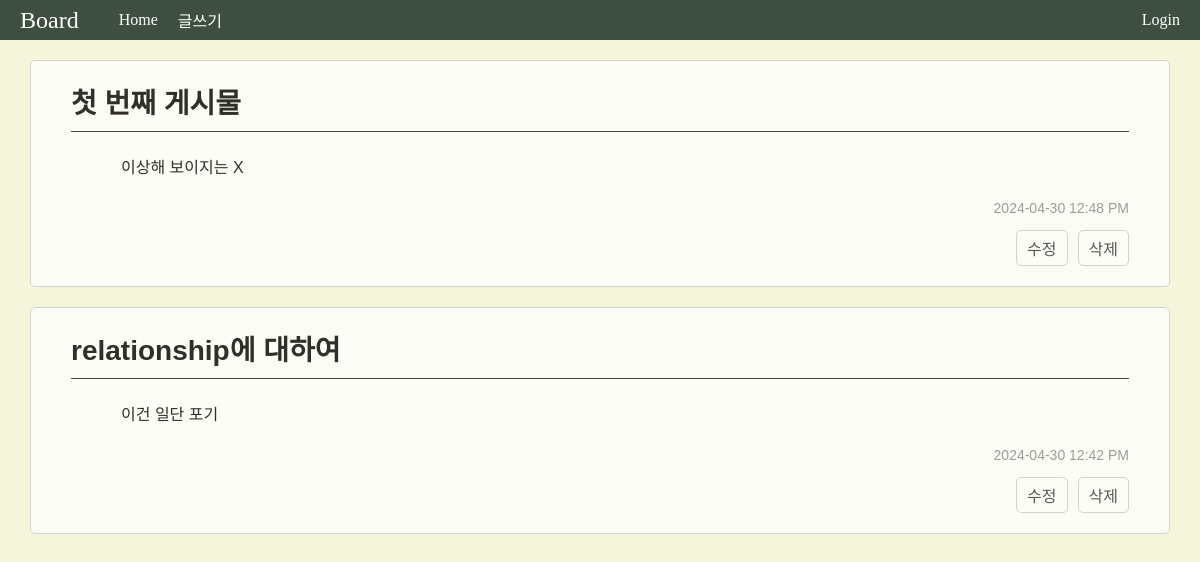
Page /blog/post on the earlier database version.
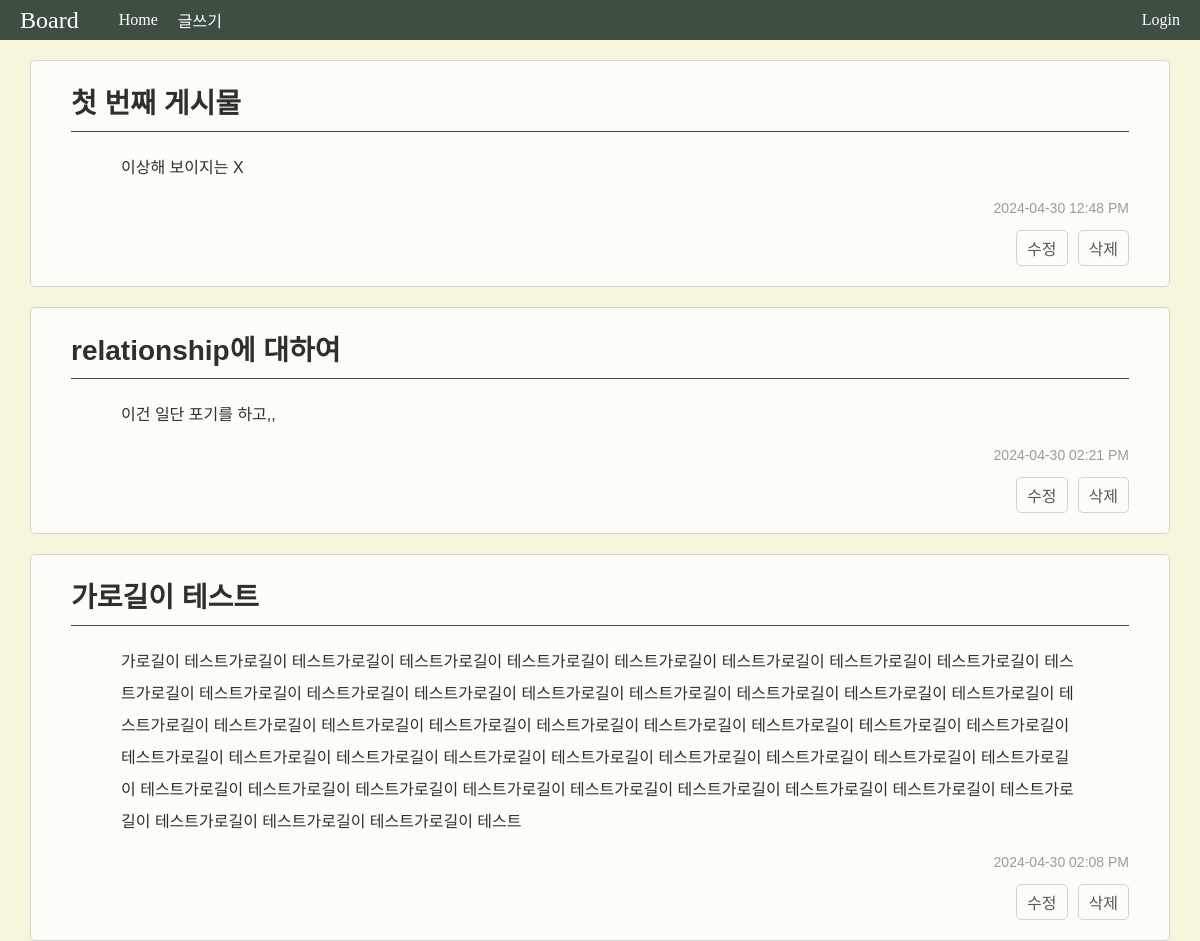
Same page on the later database version.
### apps/blog/models.py (models this page shows)
class Post(db.Model):
    __tablename__ = "posts"
    id = db.Column(db.Integer, primary_key=True)
    title = db.Column(db.String, index=True)
    content = db.Column(db.String, index=True)
    created_at = db.Column(db.DateTime, default=datetime.now)
    updated_at = db.Column(db.DateTime, default=datetime.now, onupdate=datetime.now)

### apps/blog/views.py (the view)
@blog.route("/post")
def post():
    posts = Post.query.all()
    for post in posts :
        post.content = post.content.replace('\n', '<br>')
    return render_template("blog/post.html", posts=posts)

### apps/blog/templates/blog/post.html
{% extends 'blog/layout.html' %}
{% block content %}
<link rel="stylesheet" href="{{ url_for('blog.static', filename='post.css') }}">
{% for post in posts %}
<div class="post">
    <div class="post-title">
        <h1>{{ post.title }}</a></h1>
        <hr>
    </div>
    <div class="post-content">
        <p id="post-content">
            {% autoescape false %}
            {{ post.content }}
            {% endautoescape %}
        </p>
        {% if post.updated_at == post.created_at %}
            <p class="post-date">{{ post.created_at.strftime("%Y-%m-%d %I:%M %p") }}</p>
        {% else %}
            <p class="post-date">{{ post.updated_at.strftime("%Y-%m-%d %I:%M %p") }}</p>
        {% endif %}
        <div class="post-buttons">
            <a href="{{ url_for('blog.edit_post', post_id=post.id) }}" class="edit-button">수정</a>
            <a href="{{ url_for('blog.delete_post', post_id=post.id) }}" class="delete-button"
            onclick="return confirm('게시물을 삭제하시겠습니까?')">삭제</a>
        </div>
    </div>
</div>
{% endfor %}
{% endblock %}

### apps/blog/templates/blog/layout.html (shortened to what this page needs)
<!DOCTYPE html>
<html lang="ko">
<head>
    <link rel="stylesheet" href="{{ url_for('blog.static', filename='layout.css') }}">
</head>
<body>
    <div class="top-bar">
        <div class="title">
            <span>Board</span>
        </div>
        <div class="home">
            <a href="{{ url_for('blog.post') }}">Home</a>
        </div>
        <div class="write">
        <a href="{{ url_for('blog.create_post') }}">글쓰기</a>
        </div>
        <div class="login">
            <a>
            {% if current_user.is_authenticated %}
            <a id="nick" href="{{ url_for('blog.edit_user', user_id=current_user.id) }}">{{ current_user.nickname }}</a> 님
                <span><a href="{{ url_for('auth.logout') }}">Logout</a></span>
            {% else %}
                <span><a href="{{ url_for('auth.login') }}">Login</a></span>
            {% endif %}
            </a>
        </div>
    </div>
        {% block content %}{% endblock %}
</body>
</html>

### apps/blog/static/layout.css (style rules this page uses)
html { height: 100vh; background-color:#f5f5dc; }
body { margin: auto; padding: auto; }
a { text-decoration: none; color: inherit; }
.top-bar { height: 40px; display: flex; justify-content: space-between; align-items: center; background-color: #3e4e40; color: white; margin-bottom: 20px; }
.title { font-size: 24px; margin-right: 20px; padding-left: 20px; }
.write { margin-right: auto; }
.login { margin-right: 20px; }
a { text-decoration: none; color: inherit; margin-left: 20px; }

### apps/blog/static/post.css (style rules this page uses)
.post { background-color: rgb(255, 255, 255); opacity: 0.8; margin-bottom: 20px; padding: 20px; border: 1px solid #ccc; border-radius: 5px; margin-left: 30px; margin-right: 30px; padding-bottom: 0px; }
.post-title { margin-left: 20px; margin-right: 20px; margin-bottom: 10px; }
.post-title h1 { margin: 0; font-size: 28px; font-family: 'Orbit-Regular', sans-serif; }
.post-content { margin: 20px; font-size: 16px; }
#post-content { padding-left: 50px; padding-right: 50px; line-height: 2; font-family: 'Orbit-Regular', sans-serif; }
.post-date { font-size: 14px; color: #888; text-align: right; font-family: 'Orbit-Regular', sans-serif; }
hr { margin-top: 10px; margin-bottom: 10px; border: 0; border-top: 1px solid #1b1b1b; }
.post-buttons { display: flex; justify-content: flex-end; margin-top: 10px; }
.edit-button, .delete-button { margin-left: 10px; padding: 5px 10px; border: 1px solid #ccc; border-radius: 5px; text-decoration: none; color: #333; }

Differences in the rows shown:
changed Post "relationship에 대하여": content "이건 일단 포기" → "이건 일단 포기를 하고,,"; updated_at "2024-04-30 12:42 PM" → "2024-04-30 02:21 PM"
added Post: title "가로길이 테스트", content "가로길이 테스트가로길이 테스트가로길이 테스트가로길이 테스트가로길이 테스트가로길이 테스트가로길이 테스트가로길이 테스트가로길이 테스트가로길이 테스트가로길이 테스트가로길이 테스트가로길이 테스트가로길이 테스트가로길이 테스트가로길이 테스트가로길이 테스트가로길이 테스트가로길이 테스트가로길이 테스트가로길이 테스트가로길이 테스트가로길이 테스트가로길이 테스트가로길이 테스트가로길이 테스트가로길이 테스트가로길이 테스트가로길이 테스트가로길이 테스트가로길이 테스트가로길이 테스트가로길이 테스트가로길이 테스트가로길이 테스트가로길이 테스트가로길이 테스트가로길이 테스트가로길이 테스트가로길이 테스트가로길이 테스트가로길이 테스트가로길이 테스트가로길이 테스트가로길이 테스트가로길이 테스트가로길이 테스트가로길이 테스트", created_at "2024-04-30 02:08 PM"
